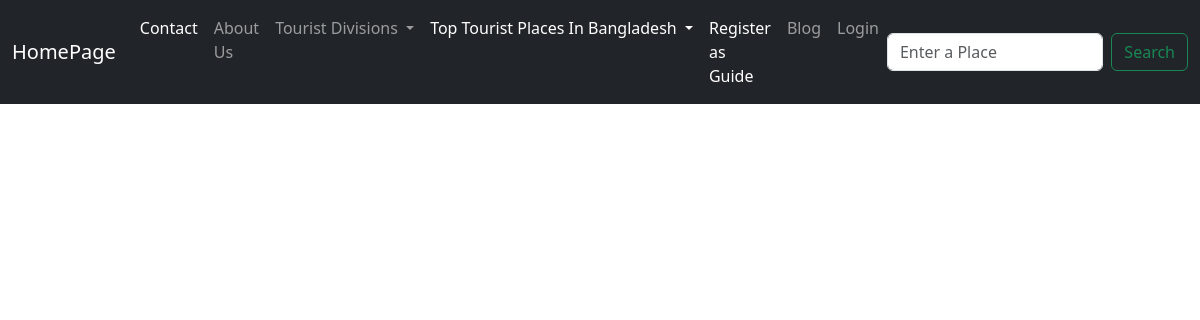
The app's page /approve/blogs/, older data.
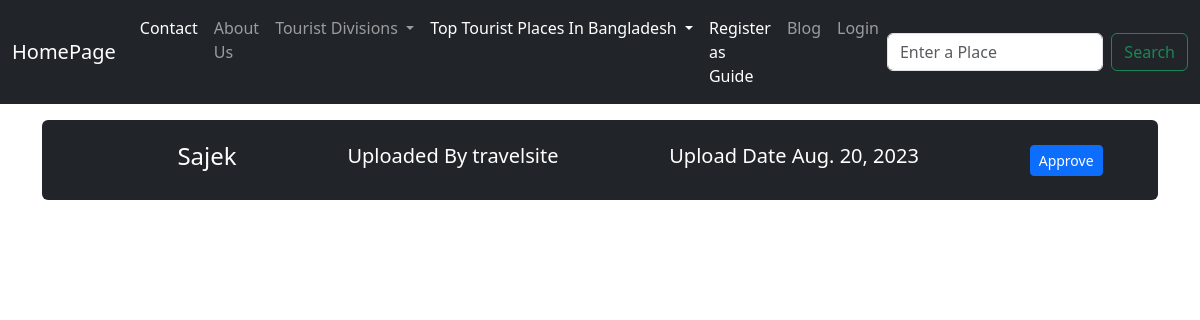
The same page, newer data.
### homepage/models.py (models this page shows, shortened)
class Blog(models.Model):
    author_name = models.CharField(max_length=50, null=True, blank=True)
    title = models.CharField(max_length=255, null=True, blank=True)
    video = models.FileField(null=True, blank=True, upload_to='blog/')
    is_approved = models.BooleanField(default=False)
    upload_date = models.DateField(auto_now_add=True)

### homepage/views.py (the view)
# urls.py: path("approve/blogs/", views.approve_blog, name = "approve_blogs"),
def approve_blog(request):
    blogs = Blog.objects.filter(is_approved = False)
    return render(request, 'pending_blogs.html', {"blogs":blogs})

### homepage/context_processor.py (called while the page is built)
def all_places(request):
    places = Place.objects.filter(add_to_nav = True)
    return {'all_places': places}

def all_divisions(request):
    divisions = Division.objects.all()
    return {"all_divisions":divisions}

### templates/pending_blogs.html (shortened to what this page needs)
{%extends 'base.html' %}
{%block body%}
<div class="container my-3">
    {%for blog in blogs%}
    <div class="my-2 bg-dark rounded" style= "height: 10vh;">
        <div class="text-white" style="display: flex; justify-content: space-around; align-items: center; height: 10vh;">
            <h4 class="video-title" >
                <a style=" text-decoration: none; color: white;" href="{% url 'play_blog' blog.id %}">{{blog.title}}</a>
            </h4>
            <h5>Uploaded By {{blog.author_name}}</h5>
            <h5>Upload Date {{blog.upload_date}}</h5>
            <a href="{% url 'approved_blogs' blog.id %}" class="btn btn-primary btn-sm">Approve</a>
        </div>
    </div>
    {%endfor%}
</div>
{%endblock body%}

Row changes from the older to the newer data that the page shows:
added Blog: title "Sajek", author_name "travelsite", upload_date "Aug. 20, 2023"
